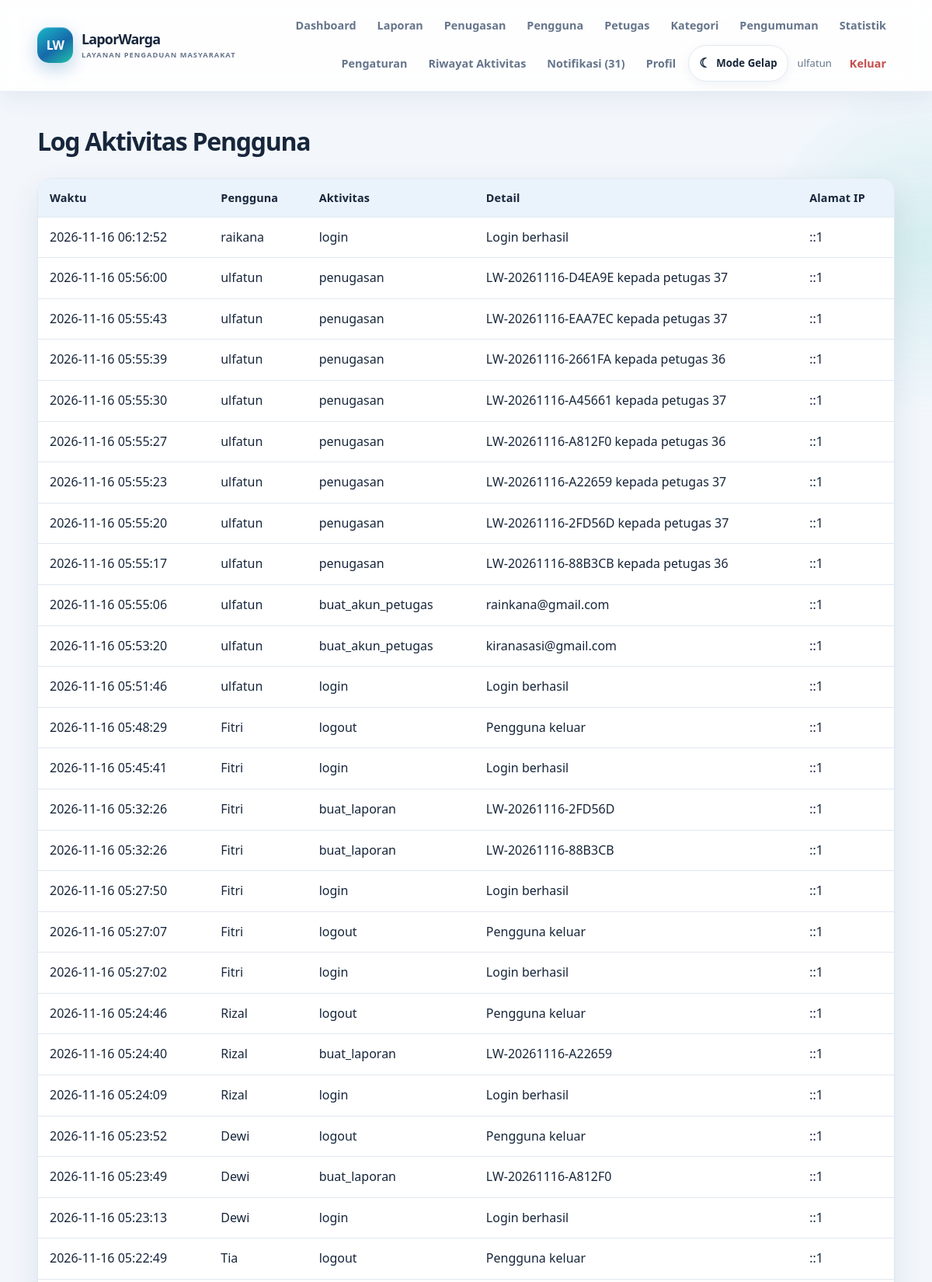
Screenshot of /admin-utama/log_aktivitas.php (signed in, upper part) with the database file from the repository.
### tables this page shows
CREATE TABLE `activity_logs` (
  `id_log` bigint(20) UNSIGNED NOT NULL,
  `id_pengguna` int(10) UNSIGNED DEFAULT NULL,
  `aktivitas` varchar(100) NOT NULL,
  `detail_aktivitas` text DEFAULT NULL,
  `alamat_ip` varchar(45) DEFAULT NULL,
  `created_at` timestamp NOT NULL DEFAULT current_timestamp()
);

CREATE TABLE `users` (
  `id_user` int(10) UNSIGNED NOT NULL,
  `nama_lengkap` varchar(120) NOT NULL,
  `email` varchar(190) NOT NULL,
  `PASSWORD` varchar(255) NOT NULL,
  `no_hp` varchar(30) DEFAULT NULL,
  `alamat` text DEFAULT NULL,
  `role` enum('masyarakat','petugas','admin_utama') NOT NULL DEFAULT 'masyarakat',
  `status_akun` tinyint(1) NOT NULL DEFAULT 1,
  `created_at` timestamp NOT NULL DEFAULT current_timestamp(),
  `updated_at` timestamp NOT NULL DEFAULT current_timestamp() ON UPDATE current_timestamp()
);

### config/database.php (called while the page is built, shortened)
<?php
function db(): PDO {
    static $pdo = null;
    if ($pdo instanceof PDO) return $pdo;
    try {
        $pdo = new PDO('mysql:host=' . DB_HOST . ';dbname=' . DB_NAME . ';charset=utf8mb4', DB_USER, DB_PASS, [
            PDO::ATTR_ERRMODE => PDO::ERRMODE_EXCEPTION,
            PDO::ATTR_DEFAULT_FETCH_MODE => PDO::FETCH_ASSOC,
            PDO::ATTR_EMULATE_PREPARES => false,
        ]);
        return $pdo;
    } catch (PDOException $e) {
        error_log('LaporWarga database connection failed: ' . $e->getMessage());
        http_response_code(503);
        exit('Database LaporWarga belum dapat diakses. Pastikan MySQL aktif di XAMPP, database db_laporwarga1 sudah diimpor, dan pengaturan config/database.php sesuai.');
    }
}

### admin-utama/log_aktivitas.php (the view, shortened to what this page needs)
<?php
require_once __DIR__ . '/../includes/functions.php';
$sql = '
    SELECT
        l.*,
        u.nama_lengkap
    FROM activity_logs l
    LEFT JOIN users u
        ON u.id_user = l.id_pengguna
    ORDER BY l.created_at DESC
    LIMIT 500
';
$rows = db()->query($sql)->fetchAll();
?>
<h1>Log Aktivitas Pengguna</h1>
<div class="table-wrap">
    <table>
        <thead>
            <tr>
                <th>Waktu</th>
                <th>Pengguna</th>
                <th>Aktivitas</th>
                <th>Detail</th>
                <th>Alamat IP</th>
            </tr>
        </thead>
        <tbody>
            <?php foreach ($rows as $r): ?>
                <tr>
                    <td>
                        <?= e($r['created_at']) ?>
                    </td>
                    <td>
                        <?= e($r['nama_lengkap'] ?? 'Sistem') ?>
                    </td>
                    <td>
                        <?= e($r['aktivitas']) ?>
                    </td>
                    <td>
                        <?= e($r['detail_aktivitas']) ?>
                    </td>
                    <td>
                        <?= e($r['alamat_ip']) ?>
                    </td>
                </tr>
            <?php endforeach; ?>
        </tbody>
    </table>
</div>

### assets/css/style.css (style rules this page uses)
:root { --bg:#f4f7fb;--surface:#fff;--text:#172033;--muted:#68748a;--primary:#1769aa;--primary2:#0b4c83;--border:#dfe6ef;--soft:#e9f3fb;--danger:#b42318;--shadow:0 12px 32px rgba(27,48,77,.07) }
* { box-sizing:border-box }
body { margin:0;background:var(--bg);color:var(--text);font:16px/1.6 system-ui,-apple-system,Segoe UI,sans-serif }
.table-wrap { overflow-x:auto;background:var(--surface);border:1px solid var(--border);border-radius:12px;margin:18px 0 }
table { border-collapse:collapse;width:100%;min-width:720px }
th,td { text-align:left;padding:13px 15px;border-bottom:1px solid var(--border);vertical-align:top }
th { background:var(--soft);font-size:.9rem }
:root { --bg:#f3f7fc;--surface:#ffffff;--text:#17263b;--muted:#66758b; --primary:#1769aa;--primary2:#0b4c83;--border:#e1e8f0;--soft:#eaf3fb; --shadow:0 12px 34px rgba(26,54,86,.075); }
html { scroll-behavior:smooth }
body { min-height:100vh;background:var(--bg);color:var(--text);transition:background .2s,color .2s }
.section h2,h1 { letter-spacing:-.025em }
.table-wrap { box-shadow:var(--shadow) }
th { color:var(--text) }
:root { --shadow:0 14px 38px rgba(22,57,91,.10); --shadow-hover:0 22px 48px rgba(22,57,91,.16); --glow:rgba(35,182,165,.14); }
html { background:var(--bg) }
body { position:relative;isolation:isolate;overflow-x:hidden }
body:before,body:after { content:"";position:fixed;z-index:-1;pointer-events:none;border-radius:50%;filter:blur(2px) }
body:before { width:440px;height:440px;top:95px;right:-210px;background:radial-gradient(circle,var(--glow),transparent 70%) }
body:after { width:380px;height:380px;left:-210px;bottom:5%;background:radial-gradient(circle,rgba(23,105,170,.09),transparent 70%) }
.card,.table-wrap,.auth,.empty,.alert { border-radius:18px;box-shadow:var(--shadow) }
.section h2,h1 { letter-spacing:-.04em }
.table-wrap { overflow-x:auto;border:1px solid var(--border) }
table { border-spacing:0 }
th { font-weight:800;letter-spacing:.01em }
tbody tr { transition:background .16s }

### rows the page displays
activity_logs: created_at "2026-11-16 06:12:52", id_pengguna.nama_lengkap "raikana", aktivitas "login", detail_aktivitas "Login berhasil", alamat_ip "::1"
activity_logs: created_at "2026-11-16 05:56:00", id_pengguna.nama_lengkap "ulfatun", aktivitas "penugasan", detail_aktivitas "LW-20261116-D4EA9E kepada petugas 37", alamat_ip "::1"
activity_logs: created_at "2026-11-16 05:55:43", id_pengguna.nama_lengkap "ulfatun", aktivitas "penugasan", detail_aktivitas "LW-20261116-EAA7EC kepada petugas 37", alamat_ip "::1"
activity_logs: created_at "2026-11-16 05:55:39", id_pengguna.nama_lengkap "ulfatun", aktivitas "penugasan", detail_aktivitas "LW-20261116-2661FA kepada petugas 36", alamat_ip "::1"
activity_logs: created_at "2026-11-16 05:55:30", id_pengguna.nama_lengkap "ulfatun", aktivitas "penugasan", detail_aktivitas "LW-20261116-A45661 kepada petugas 37", alamat_ip "::1"
activity_logs: created_at "2026-11-16 05:55:27", id_pengguna.nama_lengkap "ulfatun", aktivitas "penugasan", detail_aktivitas "LW-20261116-A812F0 kepada petugas 36", alamat_ip "::1"
activity_logs: created_at "2026-11-16 05:55:23", id_pengguna.nama_lengkap "ulfatun", aktivitas "penugasan", detail_aktivitas "LW-20261116-A22659 kepada petugas 37", alamat_ip "::1"
activity_logs: created_at "2026-11-16 05:55:20", id_pengguna.nama_lengkap "ulfatun", aktivitas "penugasan", detail_aktivitas "LW-20261116-2FD56D kepada petugas 37", alamat_ip "::1"
activity_logs: created_at "2026-11-16 05:55:17", id_pengguna.nama_lengkap "ulfatun", aktivitas "penugasan", detail_aktivitas "LW-20261116-88B3CB kepada petugas 36", alamat_ip "::1"
activity_logs: created_at "2026-11-16 05:55:06", id_pengguna.nama_lengkap "ulfatun", aktivitas "buat_akun_petugas", detail_aktivitas "rainkana@gmail.com", alamat_ip "::1"
activity_logs: created_at "2026-11-16 05:53:20", id_pengguna.nama_lengkap "ulfatun", aktivitas "buat_akun_petugas", detail_aktivitas "kiranasasi@gmail.com", alamat_ip "::1"
activity_logs: created_at "2026-11-16 05:51:46", id_pengguna.nama_lengkap "ulfatun", aktivitas "login", detail_aktivitas "Login berhasil", alamat_ip "::1"
activity_logs: created_at "2026-11-16 05:48:29", id_pengguna.nama_lengkap "Fitri", aktivitas "logout", detail_aktivitas "Pengguna keluar", alamat_ip "::1"
activity_logs: created_at "2026-11-16 05:45:41", id_pengguna.nama_lengkap "Fitri", aktivitas "login", detail_aktivitas "Login berhasil", alamat_ip "::1"
activity_logs: created_at "2026-11-16 05:32:26", id_pengguna.nama_lengkap "Fitri", aktivitas "buat_laporan", detail_aktivitas "LW-20261116-2FD56D", alamat_ip "::1"
activity_logs: created_at "2026-11-16 05:32:26", id_pengguna.nama_lengkap "Fitri", aktivitas "buat_laporan", detail_aktivitas "LW-20261116-88B3CB", alamat_ip "::1"
activity_logs: created_at "2026-11-16 05:27:50", id_pengguna.nama_lengkap "Fitri", aktivitas "login", detail_aktivitas "Login berhasil", alamat_ip "::1"
activity_logs: created_at "2026-11-16 05:27:07", id_pengguna.nama_lengkap "Fitri", aktivitas "logout", detail_aktivitas "Pengguna keluar", alamat_ip "::1"
activity_logs: created_at "2026-11-16 05:27:02", id_pengguna.nama_lengkap "Fitri", aktivitas "login", detail_aktivitas "Login berhasil", alamat_ip "::1"
activity_logs: created_at "2026-11-16 05:24:46", id_pengguna.nama_lengkap "Rizal", aktivitas "logout", detail_aktivitas "Pengguna keluar", alamat_ip "::1"
activity_logs: created_at "2026-11-16 05:24:40", id_pengguna.nama_lengkap "Rizal", aktivitas "buat_laporan", detail_aktivitas "LW-20261116-A22659", alamat_ip "::1"
activity_logs: created_at "2026-11-16 05:24:09", id_pengguna.nama_lengkap "Rizal", aktivitas "login", detail_aktivitas "Login berhasil", alamat_ip "::1"
activity_logs: created_at "2026-11-16 05:23:52", id_pengguna.nama_lengkap "Dewi", aktivitas "logout", detail_aktivitas "Pengguna keluar", alamat_ip "::1"
activity_logs: created_at "2026-11-16 05:23:49", id_pengguna.nama_lengkap "Dewi", aktivitas "buat_laporan", detail_aktivitas "LW-20261116-A812F0", alamat_ip "::1"
activity_logs: created_at "2026-11-16 05:23:13", id_pengguna.nama_lengkap "Dewi", aktivitas "login", detail_aktivitas "Login berhasil", alamat_ip "::1"
activity_logs: created_at "2026-11-16 05:22:49", id_pengguna.nama_lengkap "Tia", aktivitas "logout", detail_aktivitas "Pengguna keluar", alamat_ip "::1"

### other values shown
$item[0] "Dashboard"
$item[0] "Laporan"
$item[0] "Penugasan"
$item[0] "Pengguna"
$item[0] "Petugas"
$item[0] "Kategori"
$item[0] "Pengumuman"
$item[0] "Statistik"
$item[0] "Pengaturan"
$item[0] "Riwayat Aktivitas"
$item[0] "Notifikasi (31)"
$item[0] "Profil"
$u['nama_lengkap'] "ulfatun"
